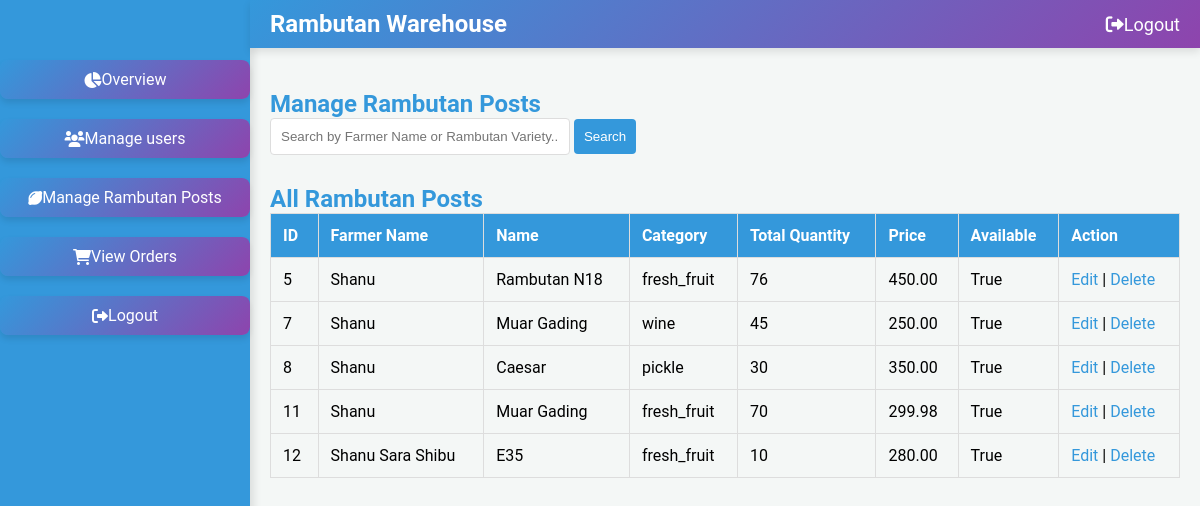
Screenshot of /rambutan/ with the database file from the repository.
### warehouse/models.py (models this page shows, shortened)
class RambutanPost(models.Model):
    farmer = models.ForeignKey('FarmerDetails', on_delete=models.CASCADE, related_name='rambutan_posts')
    PRODUCT_CHOICES = sorted([
        ('Binjai', 'Binjai'),
        ('Caesar', 'Caesar'),
        ('E35', 'E35'),
        ('Hg Deli Baling', 'Hg Deli Baling'),
        ('Jarum Emas', 'Jarum Emas'),
        ('Maharlika', 'Maharlika'),
        ('Malwana', 'Malwana'),
        ('Muar Gading', 'Muar Gading'),
        ('Rambutan N18', 'Rambutan N18'),
        ('Rongrien', 'Rongrien'),
        ('School Boy', 'School Boy'),
        ('other', 'Other')  # 'Other' option placed last
    ], key=lambda x: (x[0] != 'other', x[0]))  # Ensures 'Other' is last
    product = models.CharField(max_length=255, choices=PRODUCT_CHOICES)
    CATEGORY_CHOICES = [
        ('fresh_fruit', 'Fresh Fruit'),
        ('juice', 'Juice'),
        ('pickle', 'Pickle'),
        ('wine', 'Wine'),
    ]
    category = models.CharField(max_length=20, choices=CATEGORY_CHOICES)
    quantity_type = models.CharField(max_length=10, choices=[('kg', 'Kilograms'), ('L', 'Litres')])
    quantity = models.PositiveIntegerField(default=1)
    quantity_left = models.PositiveIntegerField(default=0)
    price = models.DecimalField(max_digits=10, decimal_places=2)
    image = models.ImageField(upload_to='rambutan_images/')
    description = models.TextField()
    created_at = models.DateTimeField(auto_now_add=True)
    is_available = models.BooleanField(default=True)

class FarmerDetails(models.Model):
    MOBILE_NUMBER_PATTERN = '^[6-9]\d{9}$'
    AADHAR_NUMBER_PATTERN = '^\d{12}$'
    ACCOUNT_NUMBER_PATTERN = '^\d{9,18}$'
    IFSC_CODE_PATTERN = '^[A-Z]{4}0[A-Z0-9]{6}$'
    user = models.OneToOneField(Registeruser, on_delete=models.CASCADE, related_name='farmerdetails')
    address = models.TextField()
    mobile_number = models.CharField(max_length=10)
    location = models.CharField(max_length=255)
    aadhar_number = models.CharField(max_length=12)
    bank_name = models.CharField(max_length=255)
    account_number = models.CharField(max_length=18)
    ifsc_code = models.CharField(max_length=11)

class Registeruser(AbstractUser):
    username = models.EmailField(unique=True)
    name = models.CharField(max_length=50,default='noname')
    contact = models.CharField(max_length=250, blank=True)
    address = models.CharField(max_length=250, blank=True)
    place = models.CharField(max_length=100, blank=True)
    role = models.CharField(max_length=10, choices=ROLE_CHOICES)
    is_active = models.BooleanField(default=True)
    groups = models.ManyToManyField(
        Group,
        related_name='registeruser_set',  # Custom related_name
        blank=True,
        help_text='The groups this user belongs to. A user will get all permissions granted to each of their groups.'
    )
    user_permissions = models.ManyToManyField(
        Permission,
        related_name='registeruser_set',  # Custom related_name
        blank=True,
        help_text='Specific permissions for this user.'
    )

### warehouse/views.py (the view)
# urls.py: path('rambutan/', views.manage_rambutan_posts, name='manage_rambutan_posts'),
def manage_rambutan_posts(request):
    query = request.GET.get('search', '')
    if query:
        rambutan_posts = RambutanPost.objects.filter(
            Q(farmer__user__name__icontains=query) | Q(tree_variety__name__icontains=query)
        )
    else:
        rambutan_posts = RambutanPost.objects.all()
    context = {
        'rambutan_posts': rambutan_posts
    }
    return render(request, 'manage_rambutan_posts.html', context)

### warehouse/templates/manage_rambutan_posts.html (shortened to what this page needs)
{% load static %}
<!DOCTYPE html>
<html lang="en">
<head>
    <link rel="stylesheet" href="https://cdnjs.cloudflare.com/ajax/libs/font-awesome/6.0.0-beta3/css/all.min.css">
    <link href="https://cdn.jsdelivr.net/npm/sweetalert2@11/dist/sweetalert2.min.css" rel="stylesheet">
    <link rel="stylesheet" href="{% static 'css/admin_manage_post.css' %}">
</head>
<body>
    <div class="sidebar">
        <ul>
            <li><a href="{% url 'admin_dashboard' %}"><i class="fas fa-chart-pie"></i> Overview</a></li>
            <li><a href="{% url 'manage_users' %}"><i class="fas fa-users"></i> Manage users</a></li>
            <li><a href="{% url 'manage_rambutan_posts' %}"><i class="fas fa-lemon"></i> Manage Rambutan Posts</a></li>
            <li><a href="{% url 'view_orders' %}"><i class="fas fa-shopping-cart"></i> View Orders</a></li>
            <li><a href="{% url 'logout' %}" id="sidebar-logout"><i class="fas fa-sign-out-alt"></i> Logout</a></li>
        </ul>
    </div>
    <div class="top-navbar">
        <div class="logo">
            <span class="logo-text">Rambutan Warehouse</span>
        </div>
        <ul>
            <li><a href="{% url 'logout' %}"><i class="fas fa-sign-out-alt"></i> Logout</a></li>
        </ul>
    </div>
    <div class="main">
        <h2>Manage Rambutan Posts</h2>
        <div class="search-container">
            <form method="GET" action="">
                <input type="text" name="search" placeholder="Search by Farmer Name or Rambutan Variety...">
                <button type="submit">Search</button>
            </form>
        </div>
        <div class="table-container">
            <h2>All Rambutan Posts</h2>
            <table>
                <tr>
                    <th>ID</th>
                    <th>Farmer Name</th>
                    <th>Name</th>
                    <th>Category</th>
                    <th>Total Quantity</th>
                    <th>Price</th>
                    <th>Available</th>
                    <th>Action</th>
                </tr>
                {% for post in rambutan_posts %}
                <tr>
                    <td>{{ post.id }}</td>
                    <td>{{ post.farmer.user.name }}</td>
                    <td>{{ post.product }}</td>
                    <td>{{ post.category }}</td>
                    <td>{{ post.quantity }}</td>
                    <td>{{ post.price }}</td>
                    <td>{{ post.is_available }}</td>
                    <td>
                        <a href="{% url 'edit_rambutan_post' post.id %}">Edit</a> |
                        <a href="{% url 'delete_rambutan_post' post.id %}" class="delete-button">Delete</a>
                    </td>
                </tr>
                {% empty %}
                <tr>
                    <td colspan="7">No rambutan posts found</td>
                </tr>
                {% endfor %}
            </table>
        </div>
    </div>
</body>
</html>

### warehouse/static/css/admin_manage_post.css (style rules this page uses)
* { margin: 0; padding: 0; box-sizing: border-box; }
:root { --primary-color: #3498db; --secondary-color: #8e44ad; --accent-color: #27ae60; --light-bg: #f4f7f6; --dark-bg: #333; --text-color: #333; --white: #ffffff; --font-family: 'Roboto', sans-serif; }
body { font-family: var(--font-family); background-color: var(--light-bg); display: flex; min-height: 100vh; }
.sidebar { background-color: var(--primary-color); width: 250px; position: fixed; top: 0; left: 0; height: 100%; padding-top: 40px; transition: width 0.3s ease; box-shadow: 4px 0 8px rgba(0, 0, 0, 0.1); }
.sidebar ul { list-style: none; }
.sidebar ul li { margin: 20px 0; text-align: center; }
.sidebar ul li a { text-decoration: none; color: var(--white); padding: 10px; display: flex; align-items: center; justify-content: center; border-radius: 8px; transition: background-color 0.3s, transform 0.3s ease-in-out; background: linear-gradient(135deg, var(--primary-color), var(--secondary-color)); box-shadow: 0 4px 6px rgba(0, 0, 0, 0.1); }
.top-navbar { background: linear-gradient(135deg, var(--primary-color), var(--secondary-color)); padding: 10px 20px; display: flex; justify-content: space-between; align-items: center; box-shadow: 0 4px 8px rgba(0, 0, 0, 0.1); position: fixed; top: 0; left: 250px; right: 0; z-index: 1000; transition: left 0.3s; }
.top-navbar .logo { display: flex; align-items: center; }
.top-navbar .logo-text { font-size: 24px; color: var(--white); font-weight: bold; }
.top-navbar ul { list-style: none; display: flex; gap: 20px; align-items: center; }
.top-navbar ul li a { text-decoration: none; color: var(--white); font-size: 18px; display: flex; align-items: center; }
.main { margin-left: 250px; padding: 20px; margin-top: 70px; width: calc(100% - 250px); }
.table-container { margin-top: 30px; }
table { width: 100%; border-collapse: collapse; }
table, th, td { border: 1px solid #ddd; }
th, td { padding: 12px; text-align: left; }
th { background-color: var(--primary-color); color: white; }
td a { text-decoration: none; color: var(--primary-color); }
.search-container { margin-bottom: 20px; }
.search-container input[type="text"] { padding: 10px; width: 300px; border: 1px solid #ddd; border-radius: 4px; }
.search-container button { padding: 10px; background-color: var(--primary-color); color: white; border: none; border-radius: 4px; cursor: pointer; }
h2 { color: #3498db; }

### rows the page displays
RambutanPost: id "5", farmer.user.name "Shanu", product "Rambutan N18", category "fresh_fruit", quantity "76", price "450.00", is_available "True"
RambutanPost: id "7", farmer.user.name "Shanu", product "Muar Gading", category "wine", quantity "45", price "250.00", is_available "True"
RambutanPost: id "8", farmer.user.name "Shanu", product "Caesar", category "pickle", quantity "30", price "350.00", is_available "True"
RambutanPost: id "11", farmer.user.name "Shanu", product "Muar Gading", category "fresh_fruit", quantity "70", price "299.98", is_available "True"
RambutanPost: id "12", farmer.user.name "Shanu Sara Shibu", product "E35", category "fresh_fruit", quantity "10", price "280.00", is_available "True"
